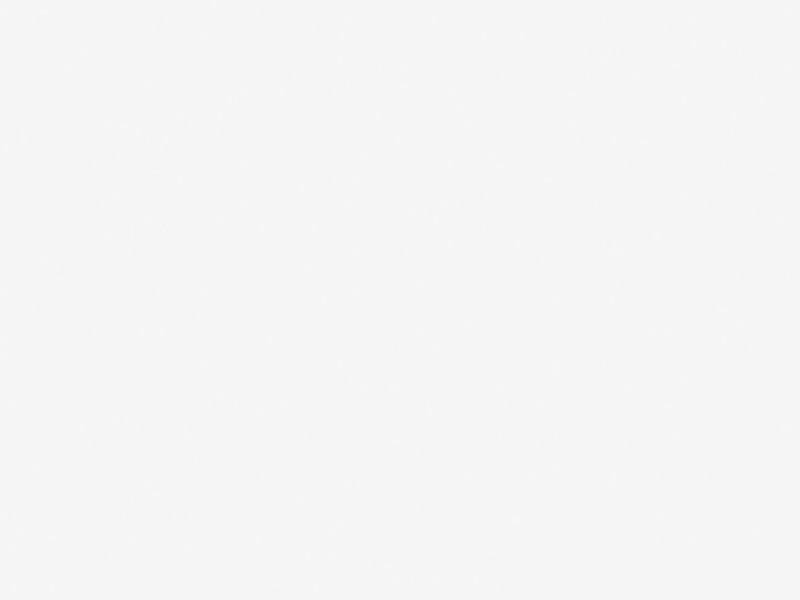
Frame 1 (no input)
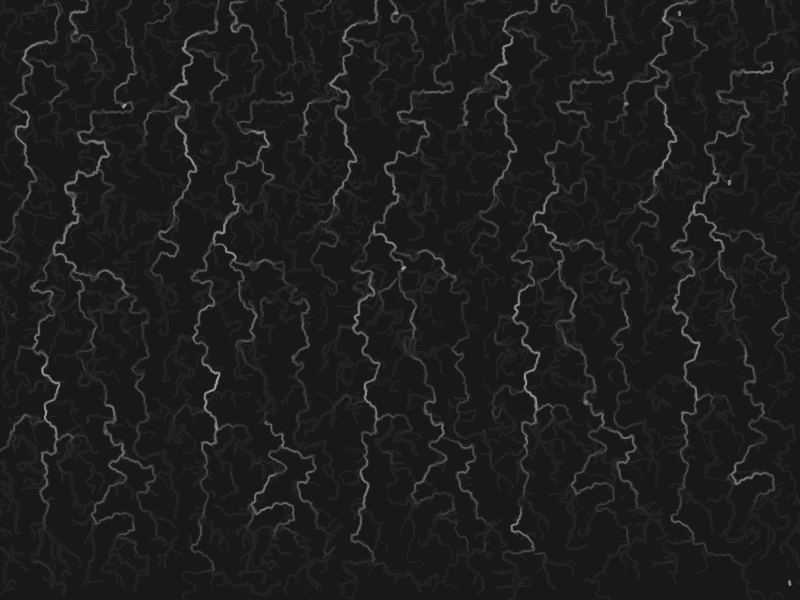
Frame 60 (no input)
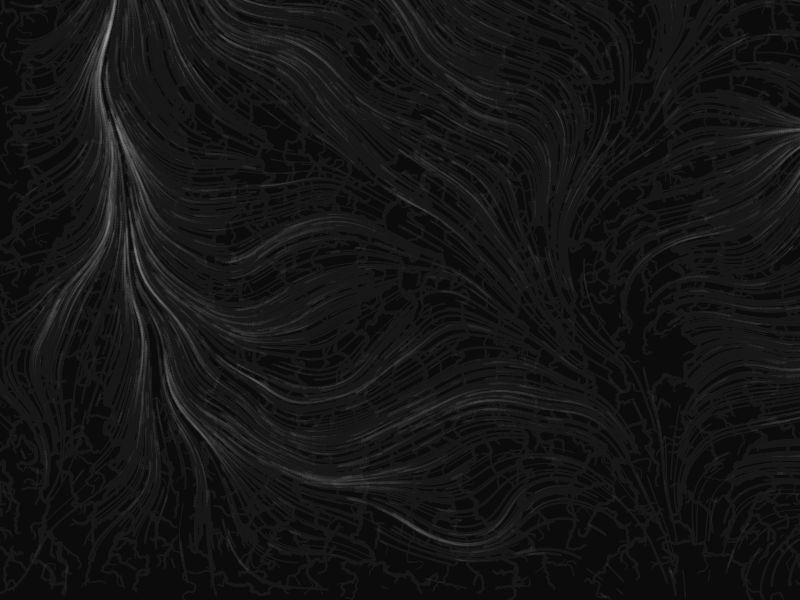
Frame 120 (the mouse pressed at the canvas centre since frame 60)

The p5.js sketch that drew these frames (run headless with seeded random() and noise() and a simulated clock; from frame 60 on, the mouse is pressed at the canvas centre):

// p5.js sketch
// ── sketch.js

let agents = [];
let noiseScale = 120;
let noiseStrength = 10;
let overlayAlpha = 10;
let agentsAlpha = 90;
let strokeWidth = 1;


function setup(){
  createCanvas(800, 600, P2D);
  smooth();

  for(let i=0; i<2000; i++){
    let agent = new Agent();
    agents.push(agent);
  }
}


function draw(){
  fill(0, overlayAlpha);
  noStroke();
  rect(0, 0, width, height);

  stroke(255, overlayAlpha);
  strokeWeight(1);
  // ellipse(width/2, height/2, 80, 80);
  for (let i=0; i<agents.length; i++){
    agents[i].update(noiseScale, noiseStrength);
  };
}

function keyReleased() {
  if (key == ' ') {
    let newNoiseSeed = floor(random(10000));
    noiseSeed(newNoiseSeed);
  }

}

// ── agent.js
class Agent{

  constructor(){
    this.vector = createVector(random(width), random(height));
    this.vectorOld = createVector(this.vector.x, this.vector.y);
    this.stepSize = random(1, 3);
    this.isOutSide = false;
    this.angle;
  }

  update(noiseScale, noiseStrength){
    noiseScale = mouseX+10;

    this.angle = noise(this.vector.x / noiseScale, this.vector.y / noiseScale) * noiseStrength;
    // noise(this.p.x / noiseScale, this.p.y / noiseScale) * noiseStrength;
    // console.log(this.angle);

    this.vector.x += cos(this.angle) * this.stepSize;
    this.vector.y += sin(this.angle) * this.stepSize;

    if(this.vector.x < -10){
      this.isOutSide = true;
    }else if(this.vector.x > width+10){
      this.isOutSide = true;
    }else if(this.vector.y < -10){
      this.isOutSide = true;
    }else if(this.vector.y > height+10){
      this.isOutSide = true;
    }

    if(this.isOutSide == true){
      this.vector.x = random(width);
      this.vector.y = random(height);
      this.vectorOld.set(this.vector);//Copying from p
    }

    strokeWeight(strokeWidth * this.stepSize);
    line(this.vectorOld.x, this.vectorOld.y, this.vector.x, this.vector.y);
    this.vectorOld.set(this.vector);//Copying from p

    this.isOutSide = false;

  }
}
